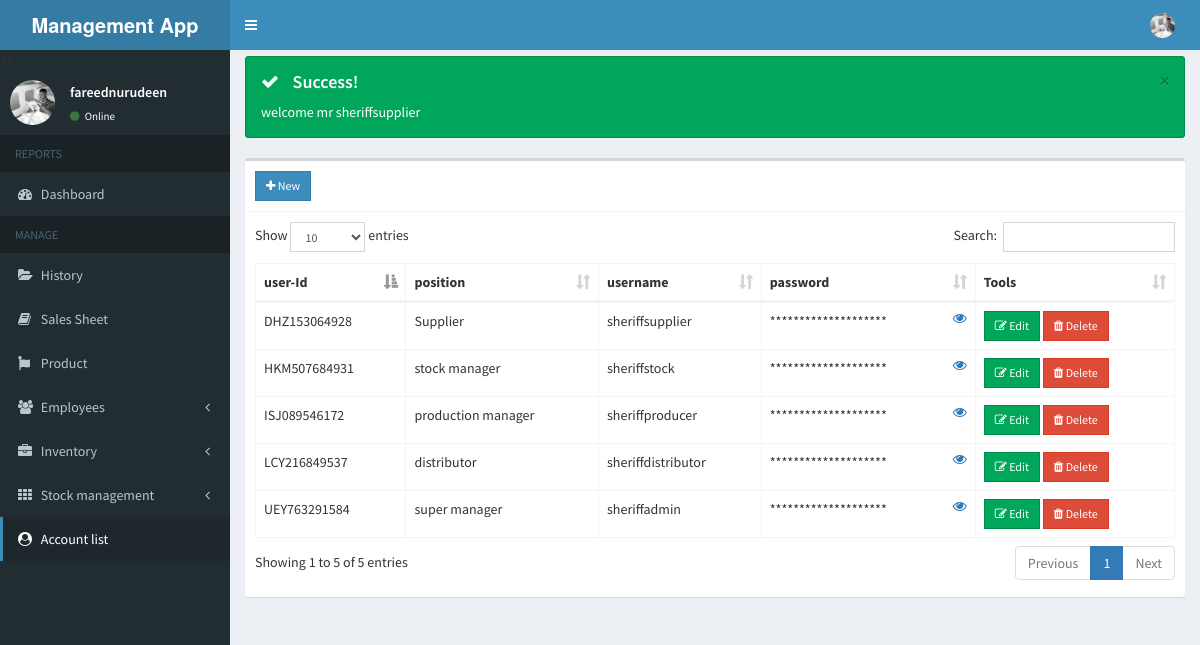
/admin/account.php (signed in), run on the app's committed database.
### tables this page shows
CREATE TABLE `employees` (
  `id` int(11) NOT NULL,
  `employee_id` varchar(15) NOT NULL,
  `firstname` varchar(50) NOT NULL,
  `lastname` varchar(50) NOT NULL,
  `address` text NOT NULL,
  `birthdate` date NOT NULL,
  `contact_info` varchar(100) NOT NULL,
  `gender` varchar(10) NOT NULL,
  `position_id` int(11) NOT NULL,
  `schedule_id` int(11) NOT NULL,
  `photo` varchar(200) NOT NULL,
  `created_on` date NOT NULL,
  `Start` varchar(120) NOT NULL,
  `gFullname` varchar(120) NOT NULL,
  `gPhone` varchar(120) NOT NULL,
  `gAddress` varchar(120) NOT NULL,
  `gProfession` varchar(120) NOT NULL,
  `gPhoto` varchar(120) NOT NULL
);

CREATE TABLE `panel` (
  `id` int(11) NOT NULL,
  `username` varchar(120) NOT NULL,
  `Password` varchar(120) NOT NULL,
  `User_id` varchar(120) NOT NULL,
  `User_type` varchar(120) NOT NULL
);

### admin/account.php (the view, shortened to what this page needs)
<?php include 'includes/header.php'; ?>
<body class="hold-transition skin-blue sidebar-mini">
<div class="wrapper">
  <?php include 'includes/navbar.php'; ?>
  <?php include 'includes/menubar.php'; ?>
  <div class="content-wrapper">
  <section class="content-header">
      <h1>
      </h1>
      <ol class="breadcrumb">
        <li><a href="#"><i class="fa fa-dashboard"></i> Home</a></li>
        <li class="active">Account</li>
      </ol>
    </section>
    <section class="content">
       <?php
        if(isset($_SESSION['success'])){
          echo "
            <div class='alert alert-success alert-dismissible'>
              <button type='button' class='close' data-dismiss='alert' aria-hidden='true'>&times;</button>
              <h4><i class='icon fa fa-check'></i> Success!</h4>
              ".$_SESSION['success']."
            </div>
          ";
        }
      ?>
      <div class="row">
        <div class="col-xs-12">
          <div class="box">
            <div class="box-header with-border">
              <a href="#addnew" data-toggle="modal" class="btn btn-primary btn-sm btn-flat"><i class="fa fa-plus"></i> New</a>
            </div>
            <div class="box-body">
               <?php if (isset($_GET['update_supplier'])) {?>
          <div class="col-sm-6 col-sm-offset-2">
            </div><?php
                  $obj= new Main;
                  $id= $_GET['update_supplier'];
                   $row = $obj->Read_single_record('panel',$id);
                    ?>
          <h2> <span style="font-family: alrgerian; color: navy; font-weight: bolder;">Edit account</span> </h2>
                   <form class="form-horizontal" method="POST" action="../class/process/action.php">
                <div class="form-group">
                    <label for="title" class="col-sm-3 control-label">user ID</label>
                    <input type="hidden" name="id"  value="<?php  echo $row['id'] ?>">
                  <div class="col-sm-9">
                      <div class="date">
                        <input type="text" class="form-control"   name="user-id"  value="<?php  echo $row['User_id'] ?>" required>
                      </div>
                    </div>
            </div>
            <div class="form-group">
                    <label for="title" class="col-sm-3 control-label">username</label>
                  <div class="col-sm-9">
                      <div class="date">
                        <input type="text" class="form-control"  name="user-name" value="<?php  echo $row['username'] ?>"  required>
                      </div>
                    </div>
            </div>
            <div class="form-group">
                    <label for="title" class="col-sm-3 control-label">password</label>
                  <div class="col-sm-9">
                      <div class="date">
                        <input type="password" class="form-control"  name="password" required>
                      </div>
                    </div>
            </div> <div class="form-group">
                    <label for="title" class="col-sm-3 control-label">comfirm password</label>
                  <div class="col-sm-9">
                      <div class="date">
                        <input type="password" class="form-control"  name="cpassword" required>
                      </div>
                    </div>
            </div>
            <div class="form-group">
                           <button type="submit" class="btn btn-success btn-flat" name="update_acc"><i class="fa fa-save"></i> update</button></div>
              </form></div>
        <?php  } else{  ?>
              <table id="example1" class="table table-bordered">
                <thead>
                   <th>user-Id</th>
                   <th>position</th>
                  <th>username</th>
                  <th>password</th>
                  <th>Tools</th>
                </thead>
                <tbody>
                  <?php
                   $obj = new DBH;
                $conn= $obj->Connect();
  $sql=$conn->query("SELECT  * FROM panel");
          while ($row = $sql->fetch()) { ?>
                      <?php
                      $id = $row['id'];?>
                        <tr>
                          <td><?php echo $row['User_id']; ?></td>
                          <td><?php echo $row['User_type']; ?></td>
                           <td><?php echo  $row['username'];?></td>
                           <td><span id="hide">******************** </span>
                             <a href="" id="eyeopen"><i  class="fa fa-eye pull-right"></i></a>
                           </td>
                          <td>
                  <a class='btn btn-success btn-sm  btn-flat' href='account.php?update_supplier=<?php echo $id ?>' ><i class='fa fa-edit'></i> Edit</a>
                  <a  class='btn btn-danger btn-sm  btn-flat' onclick='return confirm("are you sure you want to delete?");' href='../class/process/delete.php?del_supplier=<?php echo $id ?>' ><i class='fa fa-trash'></i> Delete</a>
                          </td>
                        </tr>
                      <?php
                    }
                  ?>
                </tbody>
              </table>
                 <?php  }?>
            </div>
          </div>
        </div>
      </div>
    </section>
  </div>
</div>
</body>
</html>

### admin/includes/navbar.php (shortened to what this page needs)
<header class="main-header" >
    <a href="index2.html" class="logo">
      <span class="logo-lg"><b>Management App</b>  </span>
    </a>
    <nav class="navbar navbar-static-top navbar-fixed-top">
      <a href="#" class="sidebar-toggle" data-toggle="push-menu" role="button">
      </a>
 <?php
         $obj = new DBH;
         $conn  = $obj->Connect();
          $empid = $_SESSION['USeR_id'];
         $sql =$conn->query("SELECT * FROM employees WHERE employee_id ='$empid'");
           $unirow = $sql->fetch();
           ?>
      <div class="navbar-custom-menu">
        <ul class="nav navbar-nav">
          <li class="dropdown user user-menu">
            <a href="#" class="dropdown-toggle" data-toggle="dropdown">
              <img src="<?php echo (!empty($unirow['photo'])) ? '../images/'.$unirow['photo'] : '../images/profile.jpg'; ?>"  class="user-image" alt="my img"></span>
            </a>
          </li>
        </ul>
      </div>
    </nav>
  </header>

### admin/includes/menubar.php (shortened to what this page needs)
<aside class="main-sidebar sidebar-stick" >
    <section class="sidebar ">
     <?php
         $obj = new DBH;
         $conn  = $obj->Connect();
           $empid = $_SESSION['USeR_id'];
         $sql =$conn->query("SELECT * FROM employees WHERE employee_id ='$empid'");
           $unirow = $sql->fetch();
                $firstname = $unirow['firstname'];
              $lastname = $unirow['lastname'];
           ?>
      <div class="user-panel">
        <div class="pull-left image">
        <img src="<?php echo (!empty($unirow['photo'])) ? '../images/'.$unirow['photo'] : '../images/profile.jpg'; ?>" class="img-circle" alt="User Image">
        </div>
        <div class="pull-left info">
          <p><?php echo $firstname."".$lastname; ?></p>
          <a><i class="fa fa-circle text-success"></i> Online</a>
        </div>
      </div>
      <ul class="sidebar-menu" data-widget="tree">
        <li class="header">REPORTS</li>
        <li class=""><a href="home.php"><i class="fa fa-dashboard"></i> <span>Dashboard</span></a></li>
        <li class="header">MANAGE</li>
        <li><a href="history.php"><i class="fa fa-folder-open"></i> <span>History</span></a></li>
          <li><a href="salessheet.php"><i class="fa fa-book"></i> <span>Sales Sheet</span></a></li>
           <li><a href="product.php"><i class="fa fa-fa fa-files-o"></i> <span>Product</span></a></li>
        <li class="treeview"><a href="#">
            <i class="fa fa-users"></i>
            <span>Employees</span>
            <span class="pull-right-container">
              <i class="fa fa-angle-left pull-right"></i>
            </span>
          </a>
        </li>
        <li class="treeview"><a href="#">
            <i class="fa fa-briefcase"></i>
            <span>Inventory</span>
            <span class="pull-right-container">
              <i class="fa fa-angle-left pull-right"></i>
            </span>
          </a>
        </li>
         <li class="treeview"><a href="#">
            <i class="fa fa-th"></i>
            <span>Stock management</span>
            <span class="pull-right-container">
              <i class="fa fa-angle-left pull-right"></i>
            </span>
          </a>
        </li>
           <li><a href="account.php"><i class="fa fa-user-circle"></i> <span>Account list</span></a></li>
      </ul>
    </section>
  </aside>

### data on the page
employees: photo (picture), firstname "fareed", lastname "nurudeen"
panel: User "ISJ089546172", User_type "production manager", username "sheriffproducer"
panel: User "UEY763291584", User_type "super manager", username "sheriffadmin"
panel: User "LCY216849537", User_type "distributor", username "sheriffdistributor"
panel: User "HKM507684931", User_type "stock manager", username "sheriffstock"
panel: User "DHZ153064928", User_type "Supplier", username "sheriffsupplier"

### other printed values
$_SESSION['success'] "welcome mr sheriffsupplier"
